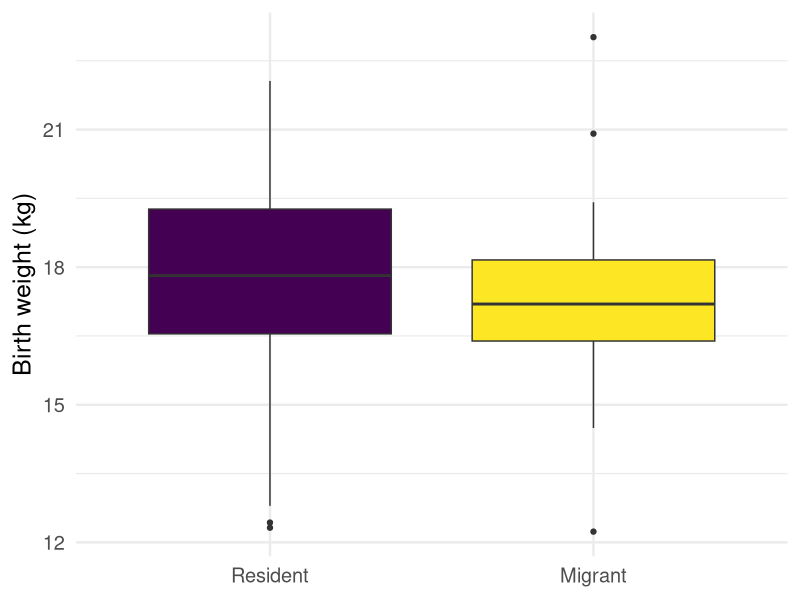
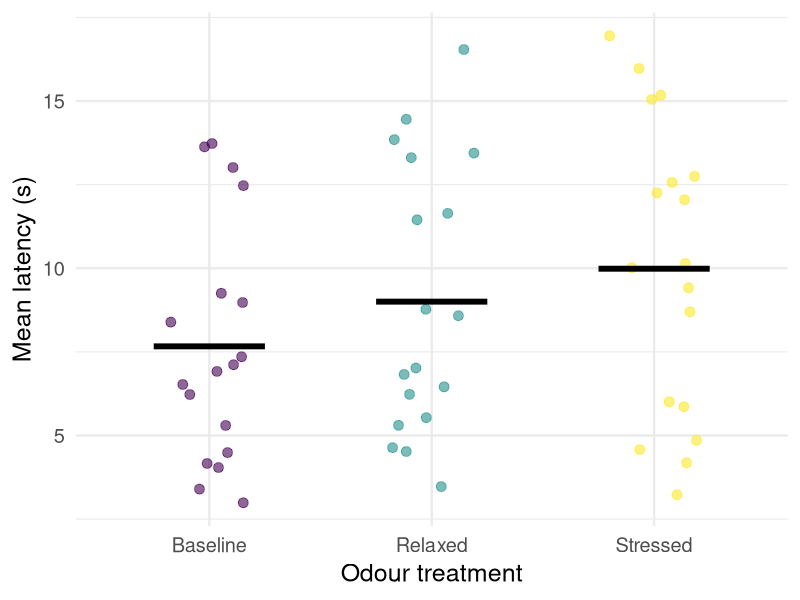
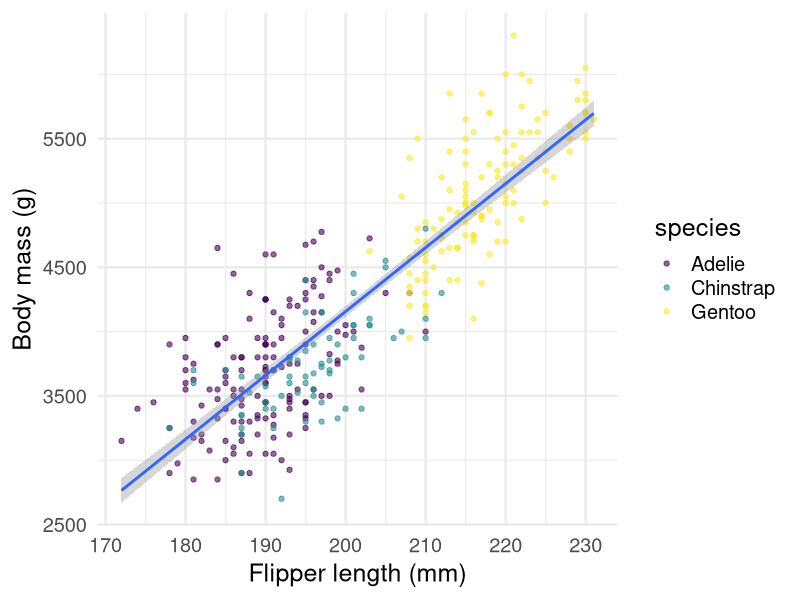
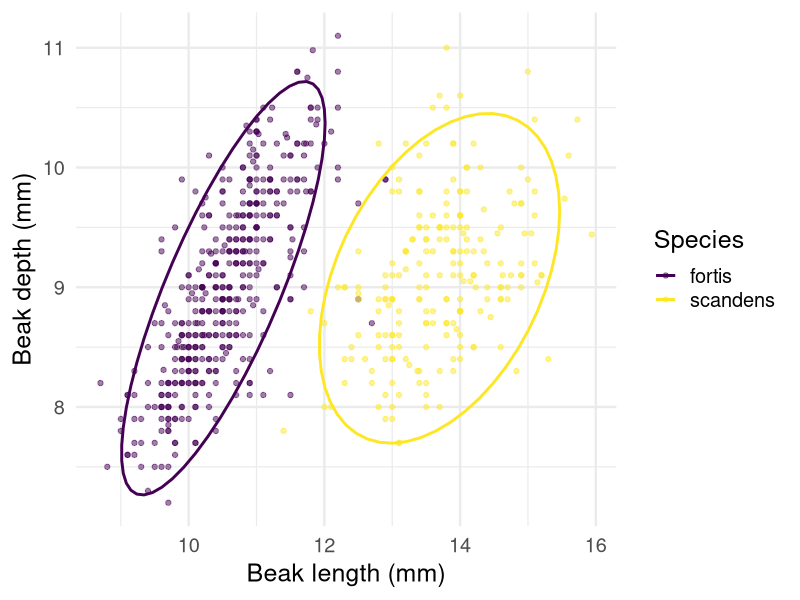

These charts were generated, in order, by the following R code:
## ---- chunk 1
#| label: setup-journey
#| include: false
library(ggplot2)
## ---- chunk 2
#| label: elk-birthweight
#| code-fold: true
#| warning: false
#| message: false
elk <- read.csv("data/elk_calf_clean.csv")
elk$mig_status <- factor(elk$mig_status,
  levels = c("Resident", "Eastern"),
  labels = c("Resident", "Migrant")
)

ggplot(elk, aes(x = mig_status, y = birth_wt, fill = mig_status)) +
  geom_boxplot(show.legend = FALSE) +
  scale_fill_viridis_d() +
  labs(x = NULL, y = "Birth weight (kg)") +
  theme_minimal(base_size = 18)
## ---- chunk 3
#| label: dog-odour
#| code-fold: true
#| warning: false
#| message: false
dogs <- read.csv("data/dog_odour_clean.csv")
dogs$treatment <- factor(dogs$treatment,
  levels = c("Baseline", "Relaxed", "Stressed")
)

dog_means <- aggregate(latency ~ dog_id + treatment, data = dogs, FUN = mean)

ggplot(dog_means, aes(x = treatment, y = latency, colour = treatment)) +
  geom_jitter(width = 0.2, size = 3, alpha = 0.6) +
  stat_summary(fun = mean, geom = "crossbar", width = 0.5,
    linewidth = 0.8, colour = "black") +
  scale_colour_viridis_d() +
  labs(x = "Odour treatment", y = "Mean latency (s)") +
  theme_minimal(base_size = 18) +
  theme(legend.position = "none")
## ---- chunk 4
#| label: penguin-regression
#| code-fold: true
#| warning: false
#| message: false
penguins <- palmerpenguins::penguins

ggplot(penguins, aes(x = flipper_length_mm, y = body_mass_g)) +
  geom_point(aes(colour = species), alpha = 0.6) +
  geom_smooth(method = "lm") +
  scale_colour_viridis_d() +
  labs(x = "Flipper length (mm)", y = "Body mass (g)") +
  theme_minimal(base_size = 18)
## ---- chunk 5
#| label: darwin-finches
#| code-fold: true
#| warning: false
#| message: false
finches <- read.csv("data/darwin_finches_clean.csv")

ggplot(finches, aes(x = beak_length, y = beak_depth, colour = species)) +
  geom_point(alpha = 0.5) +
  stat_ellipse(linewidth = 1) +
  scale_colour_viridis_d() +
  labs(x = "Beak length (mm)", y = "Beak depth (mm)", colour = "Species") +
  theme_minimal(base_size = 18)
